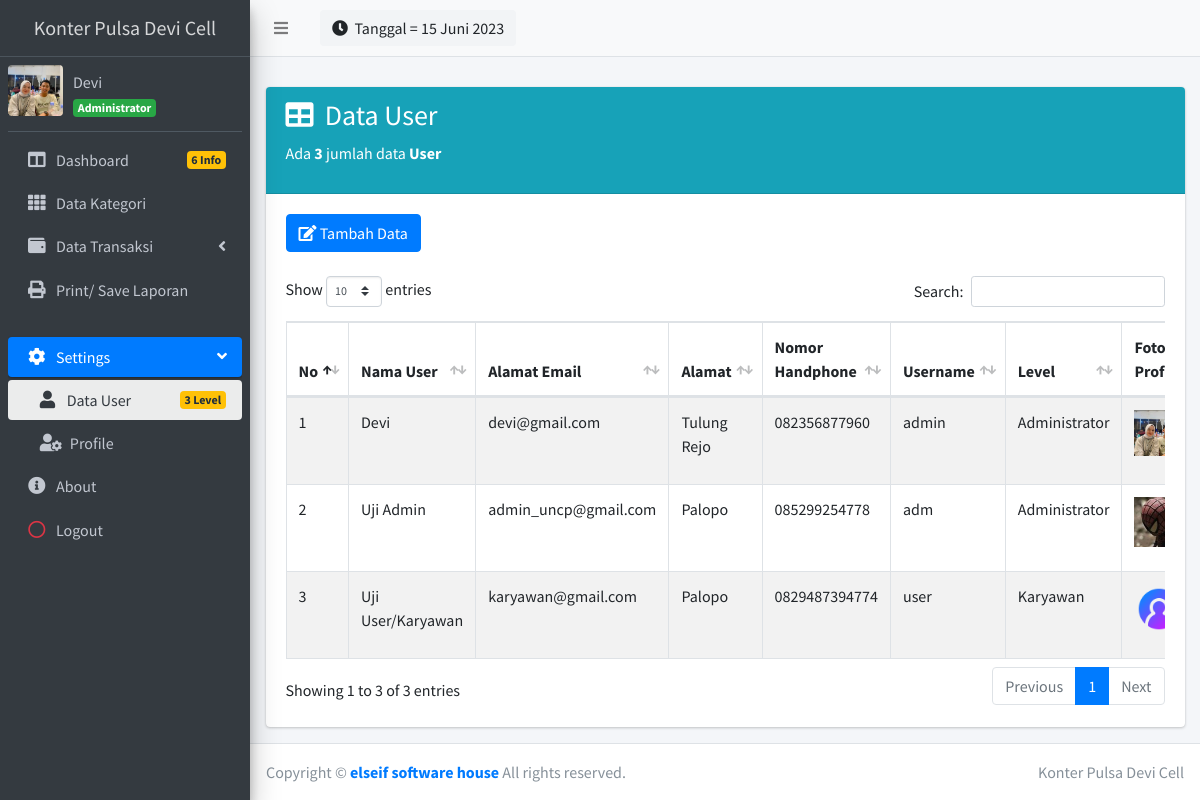
/index2.php?page=MyApp/data_pengguna (signed in), run on the app's committed database.
### tables this page shows
CREATE TABLE `tb_pengguna` (
  `id_pengguna` int(11) NOT NULL,
  `nama_pengguna` varchar(30) NOT NULL,
  `email` varchar(50) NOT NULL,
  `alamat` text NOT NULL,
  `no_hp` varchar(15) NOT NULL,
  `username` varchar(30) NOT NULL,
  `password` varchar(255) NOT NULL,
  `foto_profile` varchar(255) NOT NULL,
  `level` enum('Administrator','Karyawan') NOT NULL
);

### inc/tgl_indo.php (called while the page is built, shortened)
<?php
function tgl_indo($tanggal)
{
    $bulan = array(
        1 =>   'Januari',
        'Februari',
        'Maret',
        'April',
        'Mei',
        'Juni',
        'Juli',
        'Agustus',
        'September',
        'Oktober',
        'November',
        'Desember'
    );
    $pecahkan = explode('-', $tanggal);
    return $pecahkan[2] . ' ' . $bulan[(int)$pecahkan[1]] . ' ' . $pecahkan[0];
}

### admin/pengguna/data_pengguna.php (the view, shortened to what this page needs)
<?php
if ($data_level == "Administrator") {
?>
	<div class="card card-info">
		<div class="card-header">
			<h3>
				<i class="fa fa-table"></i> &nbsp;Data User
			</h3>
			<?php
			$sql = $koneksi->query("SELECT COUNT(id_pengguna) as pengguna from tb_pengguna");
			while ($data = $sql->fetch_assoc()) {
				$jml = $data['pengguna'];
			}
			?>
			<p>Ada </i><b><?php echo $jml; ?></b> jumlah data <b>User</b></p>
		</div>
		<div class="card-body">
			<div class="table-responsive">
				<div>
					<a href="?page=MyApp/add_pengguna" class="btn btn-primary">
						<i class="fa fa-edit"></i> Tambah Data</a>
				</div>
				<br>
				<table id="example1" class="table table-bordered table-striped">
					<thead>
						<tr>
							<th>No</th>
							<th>Nama User</th>
							<th>Alamat Email</th>
							<th>Alamat</th>
							<th>Nomor Handphone</th>
							<th>Username</th>
							<th>Level</th>
							<th>Foto Profile</th>
						</tr>
					</thead>
					<tbody>
						<?php
						$no = 1;
						$sql = $koneksi->query("select * from tb_pengguna");
						while ($data = $sql->fetch_assoc()) {
						?>
							<tr>
								<td>
									<?php echo $no++; ?>
								</td>
								<td>
									<?php echo $data['nama_pengguna']; ?>
								</td>
								<td>
									<?php echo $data['email']; ?>
								</td>
								<td>
									<?php echo $data['alamat']; ?>
								</td>
								<td>
									<?php echo $data['no_hp']; ?>
								</td>
								<td>
									<?php echo $data['username']; ?>
								</td>
								<td>
									<?php echo $data['level']; ?>
								</td>
								<td>
									<img src="dist/img/profile/<?php echo $data['foto_profile']; ?>" width="50px" name="foto">
								</td>
							</tr>
					<?php
						}
					} else {
						echo 'Data ERROR';
					}
					?>
					</tbody>
				</table>
			</div>
		</div>

### index2.php (shortened to what this page needs)
<?php
require 'inc/koneksi.php';
if (!isset($_SESSION["login"])) {
	header("Location: login.php");
	exit;
} else {
	$data_id = $_SESSION["ses_id"];
}
?>
<!DOCTYPE html>
<html>
<head>
	<link rel="stylesheet" href="plugins/fontawesome-free/css/all.min.css">
	<link rel="stylesheet" href="https://code.ionicframework.com/ionicons/2.0.1/css/ionicons.min.css">
	<link rel="stylesheet" href="plugins/datatables-bs4/css/dataTables.bootstrap4.css">
	<link rel="stylesheet" href="dist/css/adminlte.min.css">
	<link rel="stylesheet" href="plugins/select2/css/select2.min.css">
	<link rel="stylesheet" href="plugins/select2-bootstrap4-theme/select2-bootstrap4.min.css">
</head>
<body class="hold-transition sidebar-mini">
	<?php
	$data_level = $_SESSION["ses_level"];
	if ($data_level == "Administrator") {
	?>
		<?php
		if (isset($_GET['page'])) {
			$hal = $_GET['page'];
		}
		?>
		<div class="wrapper">
			<nav class="main-header navbar navbar-expand navbar-default navbar-light">
				<ul class="navbar-nav">
					<li class="nav-item">
						<a class="nav-link" data-widget="pushmenu" href="#">
							<i class="fas fa-bars"></i>
						</a>
					</li>
				</ul>
				<form class="form-inline ml-3">
					<div class="input-group input-group-sm">
						<button class="btn btn-navbar" type="text">
							<i class="fas fa-clock"></i> &nbsp;<?php
																include "inc/tgl_indo.php";
																echo "Tanggal  = " . tgl_indo(date('Y-m-d'));
																?>
						</button>
					</div>
				</form>
			</nav>
			<aside class="main-sidebar sidebar-dark-primary elevation-4">
				<a href="?page=MyApp/admin" class="brand-link text-center">
					<span class="brand-text font-weight-light text-center"><b>Konter Pulsa Devi Cell</b></span>
				</a>
				<div class="sidebar">
					<div class="user-panel mt-2 pb-2 mb-2 d-flex">
						<div class="">
							<img src="dist/img/profile/<?php $sql = mysqli_query($koneksi, "SELECT * FROM tb_pengguna where id_pengguna='$data_id'");
														while ($data = mysqli_fetch_array($sql)) {
															echo $data['foto_profile'] ?>" class="rounded" style="width:55px;">
						</div>
						<div class="info">
							<a href="?page=MyApp/profile" class="d-block">
								<?php echo $data["nama_pengguna"]; ?>
							</a>
							<span class="badge badge-success">
								<?php echo $data_level; ?>
							</span>
						<?php
														}
						?>
						</div>
					</div>
					<nav class="mt-2">
						<ul class="nav nav-pills nav-sidebar flex-column" data-widget="treeview" role="menu" data-accordion="false">
							<li class="nav-item">
								<a href="?page=MyApp/admin" class="nav-link <?php if ($hal == 'MyApp/admin') {
																				echo 'active';
																			} ?>">
									<i class="nav-icon fas fa-columns"></i>
									<p>
										Dashboard
										<span class="badge badge-warning right">6 Info</span>
									</p>
								</a>
							</li>
							<li class="nav-item">
								<a href="?page=i_data_k" class="nav-link <?php if ($hal == 'i_data_k' || $hal == 'i_add_k' || $hal == 'i_edit_k') {
																				echo 'active';
																			} ?>">
									<i class="nav-icon fas fa-th"></i>
									<p>
										Data Kategori
									</p>
								</a>
							</li>
							<li class="nav-item has-treeview <?php if (
																	$hal == 'i_data_km' || $hal == 'i_add_km' || $hal == 'i_edit_km'
																	|| $hal == 'o_data_km' || $hal == 'o_add_km' || $hal == 'o_edit_km' || $hal == 'rekap_km'
																) {
																	echo 'menu-open';
																} ?>">
								<a href="#" class="nav-link <?php if (
																$hal == 'i_data_km' || $hal == 'i_add_km' || $hal == 'i_edit_km'
																|| $hal == 'o_data_km' || $hal == 'o_add_km' || $hal == 'o_edit_km' || $hal == 'rekap_km'
															) {
																echo 'active';
															} ?>">
									<i class="nav-icon fas fa-wallet"></i>
									<p>
										Data Transaksi
										<i class="fas fa-angle-left right"></i>
									</p>
								</a>
							</li>
							<li class="nav-item">
								<a href="?page=lap_pulsa" class="nav-link  <?php if ($hal == 'lap_pulsa') {
																				echo 'active';
																			} ?>">
									<i class="nav-icon fas fa-print"></i>
									<p>
										Print/ Save Laporan
									</p>
								</a>
							</li>
							<br>
							<li class="nav-item has-treeview <?php if ($hal == 'MyApp/data_pengguna' || $hal == 'MyApp/profile') {
																	echo 'menu-open';
																} ?>">
								<a href="#" class="nav-link <?php if ($hal == 'MyApp/data_pengguna' || $hal == 'MyApp/profile') {
																echo 'active';
															} ?>">
									<i class="nav-icon fas fa-cog"></i>
									<p>
										Settings
										<i class="fas fa-angle-left right"></i>
									</p>
								</a>
								<ul class="nav nav-treeview">
									<li class="nav-item">
										<a href="?page=MyApp/data_pengguna" class="nav-link <?php if ($hal == 'MyApp/data_pengguna') {
																								echo 'active';
																							} ?>">
											&emsp13;&emsp13;<i class="nav-icon fas fa-user"></i>
											<p>Data User
												<?php
												$sql = $koneksi->query("SELECT COUNT(id_pengguna) as pengguna from tb_pengguna");
												while ($data = $sql->fetch_assoc()) {
													$jml = $data['pengguna'];
												}
												?>
												<span class="badge badge-warning right"><?php echo $jml; ?> Level</span>
											</p>
										</a>
									</li>
									<li class="nav-item">
										<a href="?page=MyApp/profile" class="nav-link <?php if ($hal == 'MyApp/profile') {
																							echo 'active';
																						} ?>">
											&emsp13;&emsp13;&nbsp;<i class="nav-icon fas fa-user-cog"></i>
											<p>Profile</p>
										</a>
									</li>
								</ul>
							</li>
							<li class="nav-item">
								<a href="?page=MyApp/about" class="nav-link <?php if ($hal == 'MyApp/about') {
																				echo 'active';
																			} ?>">
									<i class="nav-icon fas fa-info-circle"></i>
									<p>
										About
									</p>
								</a>
							</li>
											<?php
										}
											?>
											<li class="nav-item">
												<a onclick="return confirm('Apakah anda yakin akan keluar ?')" href="logout.php" class="nav-link">
													<i class="nav-icon far fa-circle text-danger"></i>
													<p>
														Logout
													</p>
												</a>
											</li>
										</nav>
									</div>
								</aside>
								<div class="content-wrapper">
									<section class="content-header">
									</section>
									<section class="content">
										<div class="container-fluid">
											<?php
											if (isset($_GET['page'])) {
												$hal = $_GET['page'];
												switch ($hal) {
													case 'MyApp/data_pengguna':
														include "admin/pengguna/data_pengguna.php";
														break;
												}
											} else {
												if ($data_level == "Administrator") {
													include "home/admin.php";
												} elseif ($data_level == "Karyawan") {
													include "home/karyawan.php";
												}
											}
											?>
										</div>
									</section>
								</div>
								<footer class="main-footer">
									<div class="float-right d-none d-sm-block">
										Konter Pulsa Devi Cell
									</div>
									Copyright &copy;
									<a target="_blank" href="https://www.facebook.com/">
										<strong> elseif software house</strong>
									</a>
									All rights reserved.
								</footer>
							</div>
</body>
</html>

### data on the page
tb_pengguna: foto_profile (picture), nama_pengguna "Devi", email "devi@gmail.com", alamat "Tulung Rejo", no_hp "082356877960", username "admin", level "Administrator"
tb_pengguna: nama_pengguna "Uji Admin", email "admin_uncp@gmail.com", alamat "Palopo", no_hp "085299254778", username "adm", level "Administrator", foto_profile (placeholder picture)
tb_pengguna: nama_pengguna "Uji User/Karyawan", email "karyawan@gmail.com", alamat "Palopo", no_hp "0829487394774", username "user", level "Karyawan", foto_profile (placeholder picture)

### other printed values
$jml "3"
